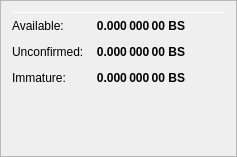
                   <widget class="QFrame" name="frame_ZerocoinBalances">
                    <property name="frameShape">
                     <enum>QFrame::StyledPanel</enum>
                    </property>
                    <property name="frameShadow">
                     <enum>QFrame::Raised</enum>
                    </property>
                    <layout class="QVBoxLayout" name="verticalLayout_7">
                     <item>
                      <layout class="QHBoxLayout" name="horizontalLayout_8" stretch="0">
                       <!--<item>
                        <widget class="QLabel" name="label_5z_3">
                         <property name="minimumSize">
                          <size>
                           <width>0</width>
                           <height>20</height>
                          </size>
                         </property>
                         <property name="font">
                          <font>
                           <pointsize>12</pointsize>
                           <weight>75</weight>
                           <bold>true</bold>
                          </font>
                         </property>
                         <property name="text">
                          <string>xBS Balance</string>
                         </property>
                        </widget>
                       </item>-->
                       <!--<item>
                        <widget class="QLabel" name="labelxBSPercent">
                         <property name="text">
                          <string notr="true">0 %</string>
                         </property>
                        </widget>
                       </item>
                       <item>
                        <spacer name="horizontalSpacer_11">
                         <property name="orientation">
                          <enum>Qt::Horizontal</enum>
                         </property>
                         <property name="sizeHint" stdset="0">
                          <size>
                           <width>40</width>
                           <height>20</height>
                          </size>
                         </property>
                        </spacer>
                       </item>-->
                      </layout> 
                     </item>
                     <item>
                      <widget class="Line" name="line_ZerocoinBalance">
                       <property name="minimumSize">
                        <size>
                         <width>0</width>
                         <height>1</height>
                        </size>
                       </property>
                       <property name="maximumSize">
                        <size>
                         <width>16777215</width>
                         <height>1</height>
                        </size>
                       </property>
                       <property name="orientation">
                        <enum>Qt::Horizontal</enum>
                       </property>
                      </widget>
                     </item>
                     <item>
                      <layout class="QGridLayout" name="gridLayout_5">
                       <property name="spacing">
                        <number>12</number>
                       </property>
                       <item row="1" column="0">
                        <widget class="QLabel" name="labelzBalanceMatureText">
                         <property name="toolTip">
                          <string>Mature: more than 20 confirmation and more than 3 mints of the same denomination after it was minted.
These xBS are spendable.</string>
                         </property>
                         <property name="text">
                          <string>Available:</string>
                         </property>
                        </widget>
                       </item>
                       <item row="1" column="1">
                        <widget class="QLabel" name="labelzBalanceMature">
                         <property name="font">
                          <font>
                           <weight>75</weight>
                           <bold>true</bold>
                          </font>
                         </property>
                         <property name="toolTip">
                          <string>Mature: more than 20 confirmation and more than 3 mints of the same denomination after it was minted.
These xBS are spendable.</string>
                         </property>
                         <property name="text">
                          <string notr="true">0.000 000 00 BS</string>
                         </property>
                         <property name="alignment">
                          <set>Qt::AlignRight|Qt::AlignTrailing|Qt::AlignVCenter</set>
                         </property>
                        </widget>
                       </item>
                       <item row="2" column="0">
                        <widget class="QLabel" name="labelzBalanceUnconfirmedText">
                         <property name="toolTip">
                          <string>Unconfirmed: less than 20 confirmations
Immature: confirmed, but less than 3 mints of the same denomination after it was minted</string>
                         </property>
                         <property name="text">
                          <string>Unconfirmed:</string>
                         </property>
                        </widget>
                       </item>
                       <item row="2" column="1">
                        <widget class="QLabel" name="labelzBalanceUnconfirmed">
                         <property name="font">
                          <font>
                           <weight>75</weight>
                           <bold>true</bold>
                          </font>
                         </property>
                         <property name="toolTip">
                          <string>Unconfirmed: less than 20 confirmations
Immature: confirmed, but less than 3 mints of the same denomination after it was minted</string>
                         </property>
                         <property name="text">
                          <string notr="true">0.000 000 00 BS</string>
                         </property>
                         <property name="alignment">
                          <set>Qt::AlignRight|Qt::AlignTrailing|Qt::AlignVCenter</set>
                         </property>
                        </widget>
                       </item>
                       <item row="3" column="0">
                        <widget class="QLabel" name="labelzBalanceImmatureText">
                         <property name="toolTip">
                          <string>Unconfirmed: less than 20 confirmations
Immature: confirmed, but less than 3 mints of the same denomination after it was minted</string>
                         </property>
                         <property name="text">
                          <string>Immature:</string>
                         </property>
                        </widget>
                       </item>
                       <item row="3" column="1">
                        <widget class="QLabel" name="labelzBalanceImmature">
                         <property name="font">
                          <font>
                           <weight>75</weight>
                           <bold>true</bold>
                          </font>
                         </property>
                         <property name="toolTip">
                          <string>Unconfirmed: less than 20 confirmations
Immature: confirmed, but less than 3 mints of the same denomination after it was minted</string>
                         </property>
                         <property name="text">
                          <string notr="true">0.000 000 00 BS</string>
                         </property>
                         <property name="alignment">
                          <set>Qt::AlignRight|Qt::AlignTrailing|Qt::AlignVCenter</set>
                         </property>
                        </widget>
                       </item>
                       <!--<item row="4" column="0">
                        <widget class="QLabel" name="labelzBalanceText">
                         <property name="toolTip">
                          <string>Your current xBS balance, unconfirmed and immature xBS included.</string>
                         </property>
                         <property name="text">
                          <string>Total:</string>
                         </property>
                        </widget>
                       </item>-->
                       <!--<item row="4" column="1">
                        <widget class="QLabel" name="labelzBalance">
                         <property name="font">
                          <font>
                           <weight>75</weight>
                           <bold>true</bold>
                          </font>
                         </property>
                         <property name="cursor">
                          <cursorShape>IBeamCursor</cursorShape>
                         </property>
                         <property name="toolTip">
                          <string>Your current xBS balance, unconfirmed and immature xBS included.</string>
                         </property>
                         <property name="text">
                          <string notr="true">0.000 000 00 BS</string>
                         </property>
                         <property name="alignment">
                          <set>Qt::AlignRight|Qt::AlignTrailing|Qt::AlignVCenter</set>
                         </property>
                         <property name="textInteractionFlags">
                          <set>Qt::LinksAccessibleByMouse|Qt::TextSelectableByKeyboard|Qt::TextSelectableByMouse</set>
                         </property>
                        </widget>
                       </item>-->
                       <item row="4" column="2">
                        <spacer name="horizontalSpacer_4">
                         <property name="orientation">
                          <enum>Qt::Horizontal</enum>
                         </property>
                         <property name="sizeHint" stdset="0">
                          <size>
                           <width>40</width>
                           <height>20</height>
                          </size>
                         </property>
                        </spacer>
                       </item>
                      </layout> 
                     </item>
                     <item>
                      <spacer name="verticalSpacer_4">
                       <property name="orientation">
                        <enum>Qt::Vertical</enum>
                       </property>
                       <property name="sizeHint" stdset="0">
                        <size>
                         <width>20</width>
                         <height>40</height>
                        </size>
                       </property>
                      </spacer>
                     </item>
                    </layout>
                   </widget>
